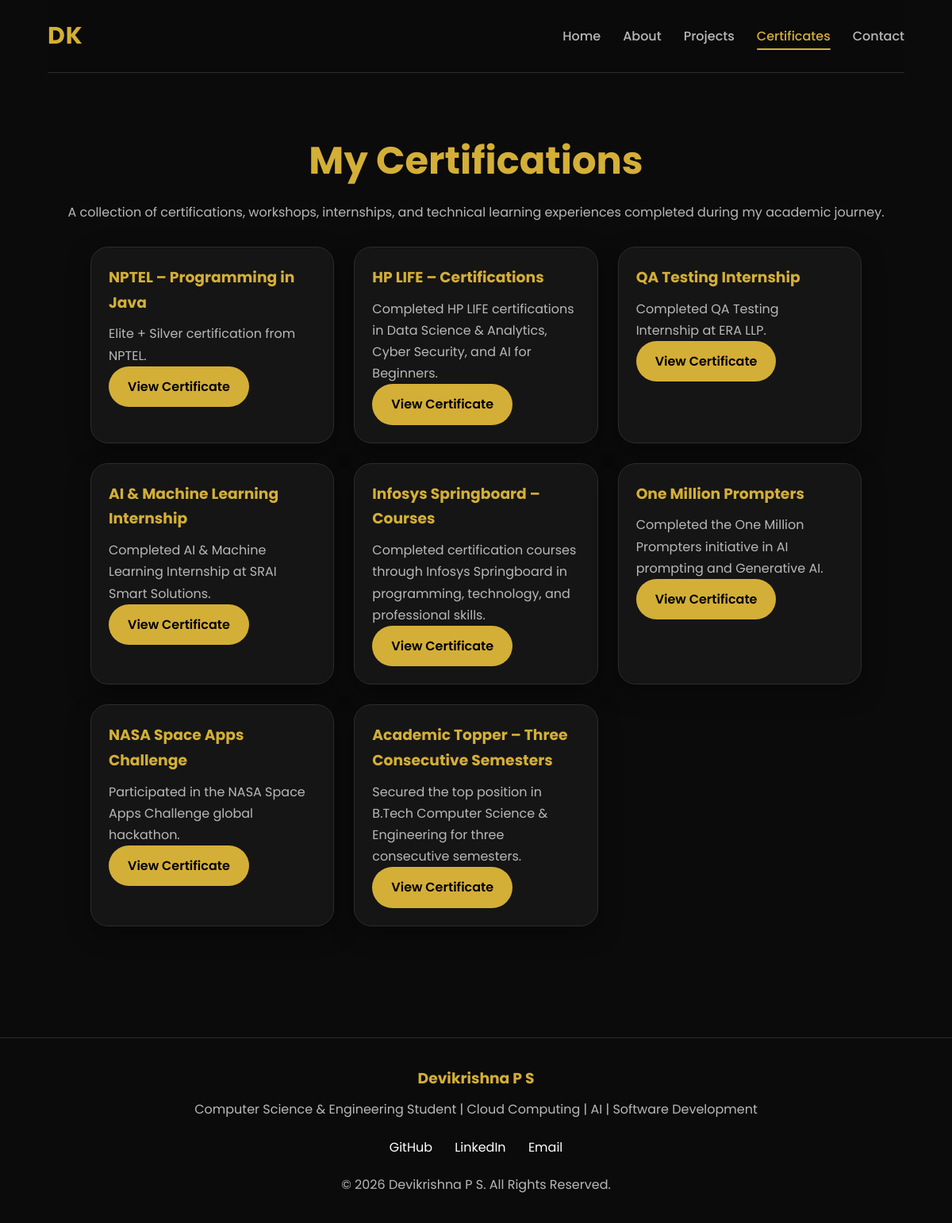
/certificates, run on the app's committed database.
### tables this page shows
CREATE TABLE certificates (
    id INTEGER PRIMARY KEY AUTOINCREMENT,
    name TEXT NOT NULL,
    description TEXT NOT NULL,
    pdf TEXT
);

### app.py (the view)
@app.route("/certificates")
def certificates():
    conn = sqlite3.connect("portfolio.db")
    conn.row_factory = sqlite3.Row
    cursor = conn.cursor()
    cursor.execute("SELECT * FROM certificates")
    certificates = cursor.fetchall()
    conn.close()
    return render_template("certificates.html", certificates=certificates)

### templates/certificates.html (shortened to what this page needs)
<!DOCTYPE html>
<html lang="en">
<head>
  <link rel="stylesheet" href="{{ url_for('static', filename='css/style.css') }}">
</head>
<body>
  <header class="navbar">
    <div class="logo">DK</div>
    <nav>
      <ul class="nav-links">
        <li><a href="{{ url_for('home') }}">Home</a></li>
        <li><a href="{{ url_for('about') }}">About</a></li>
        <li><a href="{{ url_for('projects') }}">Projects</a></li>
        <li><a href="{{ url_for('certificates') }}" class="active">Certificates</a></li>
        <li><a href="{{ url_for('contact') }}">Contact</a></li>
      </ul>
    </nav>
  </header>
  <section class="page-title">
    <h1>My Certifications</h1>
    <p>
      A collection of certifications, workshops, internships, and technical learning
      experiences completed during my academic journey.
    </p>
  </section>
  <section class="certificates-section">
    <div class="certificate-grid">
 <section class="certificates-section">
  <div class="certificate-grid">
    {% for certificate in certificates %}
    <div class="certificate-card">
      <div class="certificate-content">
        <h3>{{ certificate["name"] }}</h3>
        <p>{{ certificate["description"] }}</p>
        <a href="{{ url_for('static', filename='certificates/' + certificate['pdf']) }}"
           target="_blank"
           class="btn-small">
          View Certificate
        </a>
      </div>
    </div>
    {% endfor %}
  </div>
</section>
  </section>
  <footer class="footer">
    <h3>Devikrishna P S</h3>
    <p>Computer Science & Engineering Student | Cloud Computing | AI | Software Development</p>
    <div class="footer-links">
      <a href="https://github.com/Devikrishna-PS" target="_blank">GitHub</a>
      <a href="https://www.linkedin.com/in/devikrishna-p-s-580320338?utm_source=share_via&utm_content=profile&utm_medium=member_android" target="_blank">LinkedIn</a>
      <a href="mailto:devu47301@gmail.com">Email</a>
    </div>
    <p class="copyright">© 2026 Devikrishna P S. All Rights Reserved.</p>
  </footer>
</body>
</html>

### static/css/style.css (style rules this page uses)
:root { --bg:#0B0B0B; --surface:#151515; --surface-light:#1E1E1E; --gold:#D4AF37; --gold-light:#F4D76A; --text:#FFFFFF; --text-secondary:#B8B8B8; --border:#2C2C2C; --shadow:0 10px 30px rgba(0,0,0,.35); }
* { margin:0; padding:0; box-sizing:border-box; font-family:'Poppins',sans-serif; }
html { scroll-behavior:smooth; }
body { background:var(--bg); color:var(--text); line-height:1.7; }
header { position:sticky; top:0; background:rgba(11,11,11,.92); backdrop-filter:blur(10px); border-bottom:1px solid var(--border); z-index:1000; }
.navbar { width:90%; max-width:1200px; margin:auto; display:flex; justify-content:space-between; align-items:center; padding:20px 0; }
.logo { color:var(--gold); font-size:30px; font-weight:700; letter-spacing:1px; }
.nav-links { list-style:none; display:flex; gap:28px; }
.nav-links a { text-decoration:none; color:var(--text-secondary); font-weight:500; transition:.3s; }
.nav-links a:hover, .nav-links a.active { color:var(--gold); }
.btn, .btn-outline, .btn-small, .btn-small-outline { padding:12px 24px; border-radius:30px; text-decoration:none; font-weight:600; transition:.3s ease; display:inline-block; }
.btn, .btn-small { background:var(--gold); color:#000; }
.page-title { text-align:center; padding:70px 20px 30px; }
.page-title h1 { font-size:48px; color:var(--gold); margin-bottom:10px; }
.page-title p { color:var(--text-secondary); }
.about-preview, .about-card, .project-card, .certificate-card, .contact-item, .skill-card { background:var(--surface); border:1px solid var(--border); border-radius:22px; box-shadow:var(--shadow); transition:.35s; }
.certificates-section { width:90%; max-width:1200px; margin:auto; padding-bottom:70px; }
.certificate-grid { display:grid; grid-template-columns:repeat(auto-fit,minmax(280px,1fr)); gap:25px; }
.certificate-content { padding:22px; }
.certificate-content h3 { color:var(--gold); margin-bottom:10px; }
.certificate-content p { color:var(--text-secondary); }
footer { text-align:center; padding:35px 20px; border-top:1px solid var(--border); color:var(--text-secondary); }
footer h3 { color:var(--gold); margin-bottom:10px; }
.footer-links { margin:20px 0; }
.footer-links a { color:var(--text); margin:0 12px; text-decoration:none; }
.nav-links a.active { color: var(--gold); position: relative; }
.nav-links a.active::after { content: ""; position: absolute; left: 0; bottom: -6px; width: 100%; height: 2px; background: var(--gold); border-radius: 2px; }

### data on the page
certificates: name "NPTEL – Programming in Java", description "Elite + Silver certification from NPTEL."
certificates: name "HP LIFE – Certifications", description "Completed HP LIFE certifications in Data Science & Analytics, Cyber Security, and AI for Beginners."
certificates: name "QA Testing Internship", description "Completed QA Testing Internship at ERA LLP."
certificates: name "AI & Machine Learning Internship", description "Completed AI & Machine Learning Internship at SRAI Smart Solutions."
certificates: name "Infosys Springboard – Courses", description "Completed certification courses through Infosys Springboard in programming, technology, and professional skills."
certificates: name "One Million Prompters", description "Completed the One Million Prompters initiative in AI prompting and Generative AI."
certificates: name "NASA Space Apps Challenge", description "Participated in the NASA Space Apps Challenge global hackathon."
certificates: name "Academic Topper – Three Consecutive Semesters", description "Secured the top position in B.Tech Computer Science & Engineering for three consecutive semesters."
